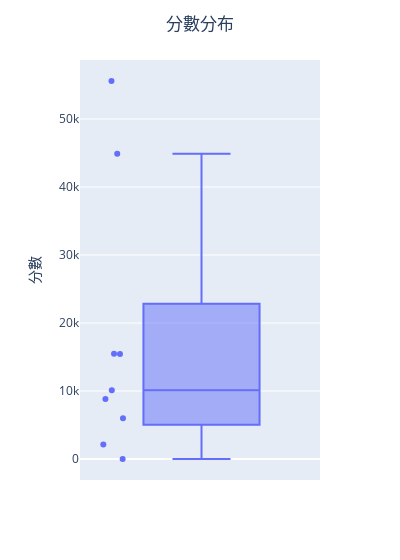

The notebook cell this image was saved under:
### Code cell
df = px.data.tips()
fig = px.box(
    users_df, 
    y="score",
    points="all",
    width=400,
    labels={
        'score': "分數",
    }
)

fig.update_layout(title_text='分數分布', title_x=0.5)

fig.show()

### Figure 1 — Plotly figure (JSON) as saved in the notebook; plotly's stock layout.template omitted (floating-point values rounded to 4 significant figures)
{"data": [{"alignmentgroup": "True", "boxpoints": "all", "hovertemplate": "分數=%{y}<extra></extra>", "legendgroup": "", "marker": {"color": "#636efa"}, "name": "", "notched": false, "offsetgroup": "", "orientation": "v", "showlegend": false, "type": "box", "x0": " ", "xaxis": "x", "y": [55590.0, 44890.0, 15470.0, 15450.0, 10110.0, 8818.0, 6007.0, 2117.0, 0], "y0": " ", "yaxis": "y"}], "layout": {"boxmode": "group", "legend": {"tracegroupgap": 0}, "margin": {"t": 60}, "title": {"text": "分數分布", "x": 0.5}, "width": 400, "xaxis": {"anchor": "y", "domain": [0, 1]}, "yaxis": {"anchor": "x", "domain": [0, 1], "title": {"text": "分數"}}}}
